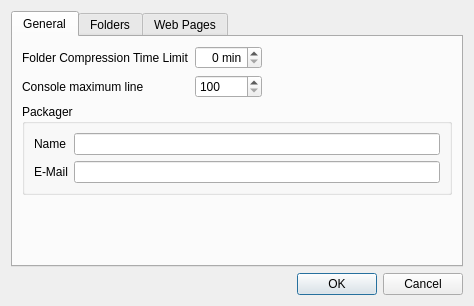
<?xml version="1.0" encoding="UTF-8"?>
<ui version="4.0">
 <class>ConfigurationDialog</class>
 <widget class="QDialog" name="ConfigurationDialog">
  <property name="geometry">
   <rect>
    <x>0</x>
    <y>0</y>
    <width>474</width>
    <height>306</height>
   </rect>
  </property>
  <property name="windowTitle">
   <string>Configuration</string>
  </property>
  <layout class="QVBoxLayout" name="verticalLayout">
   <item>
    <widget class="QTabWidget" name="tabWidget">
     <property name="currentIndex">
      <number>0</number>
     </property>
     <widget class="QWidget" name="tab_1">
      <attribute name="title">
       <string>General</string>
      </attribute>
      <layout class="QGridLayout" name="gridLayout">
       <item row="0" column="0">
        <widget class="QLabel" name="lbl_folder_comp_time_limit">
         <property name="text">
          <string>Folder Compression Time Limit</string>
         </property>
        </widget>
       </item>
       <item row="0" column="1">
        <widget class="QSpinBox" name="sb_folder_comp_time_limit">
         <property name="alignment">
          <set>Qt::AlignRight|Qt::AlignTrailing|Qt::AlignVCenter</set>
         </property>
         <property name="suffix">
          <string> min</string>
         </property>
        </widget>
       </item>
       <item row="3" column="0">
        <spacer name="verticalSpacer">
         <property name="orientation">
          <enum>Qt::Vertical</enum>
         </property>
         <property name="sizeHint" stdset="0">
          <size>
           <width>20</width>
           <height>40</height>
          </size>
         </property>
        </spacer>
       </item>
       <item row="0" column="2">
        <spacer name="horizontalSpacer">
         <property name="orientation">
          <enum>Qt::Horizontal</enum>
         </property>
         <property name="sizeHint" stdset="0">
          <size>
           <width>40</width>
           <height>20</height>
          </size>
         </property>
        </spacer>
       </item>
       <item row="2" column="0" colspan="3">
        <widget class="QGroupBox" name="gb_packager">
         <property name="title">
          <string>Packager</string>
         </property>
         <layout class="QGridLayout" name="gridLayout_4">
          <item row="0" column="0">
           <widget class="QLabel" name="lbl_packager_name">
            <property name="text">
             <string>Name</string>
            </property>
           </widget>
          </item>
          <item row="0" column="1">
           <widget class="QLineEdit" name="le_packager_name"/>
          </item>
          <item row="1" column="0">
           <widget class="QLabel" name="lbl_packager_email">
            <property name="text">
             <string>E-Mail</string>
            </property>
           </widget>
          </item>
          <item row="1" column="1">
           <widget class="QLineEdit" name="le_packager_email"/>
          </item>
         </layout>
        </widget>
       </item>
       <item row="1" column="0">
        <widget class="QLabel" name="lbl_console_max_line">
         <property name="text">
          <string>Console maximum line</string>
         </property>
        </widget>
       </item>
       <item row="1" column="1">
        <widget class="QSpinBox" name="sb_console_max_line">
         <property name="minimum">
          <number>100</number>
         </property>
         <property name="maximum">
          <number>999999999</number>
         </property>
        </widget>
       </item>
      </layout>
     </widget>
     <widget class="QWidget" name="tab_2">
      <attribute name="title">
       <string>Folders</string>
      </attribute>
      <layout class="QGridLayout" name="gridLayout_2">
       <item row="0" column="0">
        <widget class="QLabel" name="lbl_pisi_archive_dir">
         <property name="text">
          <string>PiSi packaging dir</string>
         </property>
        </widget>
       </item>
       <item row="0" column="1">
        <widget class="QLineEdit" name="le_pisi_packaging_dir"/>
       </item>
       <item row="1" column="0">
        <spacer name="verticalSpacer_2">
         <property name="orientation">
          <enum>Qt::Vertical</enum>
         </property>
         <property name="sizeHint" stdset="0">
          <size>
           <width>20</width>
           <height>40</height>
          </size>
         </property>
        </spacer>
       </item>
      </layout>
     </widget>
     <widget class="QWidget" name="tab_3">
      <attribute name="title">
       <string>Web Pages</string>
      </attribute>
      <layout class="QGridLayout" name="gridLayout_3">
       <item row="0" column="0">
        <widget class="QLabel" name="lbl_action_api_page">
         <property name="text">
          <string>Actions API Page</string>
         </property>
        </widget>
       </item>
       <item row="0" column="1">
        <widget class="QLineEdit" name="le_action_api_page"/>
       </item>
       <item row="1" column="0">
        <widget class="QLabel" name="lbl_pisi_spec">
         <property name="text">
          <string>PISI Spec File</string>
         </property>
        </widget>
       </item>
       <item row="1" column="1">
        <widget class="QLineEdit" name="le_pisi_spec"/>
       </item>
       <item row="2" column="0">
        <spacer name="verticalSpacer_3">
         <property name="orientation">
          <enum>Qt::Vertical</enum>
         </property>
         <property name="sizeHint" stdset="0">
          <size>
           <width>20</width>
           <height>40</height>
          </size>
         </property>
        </spacer>
       </item>
      </layout>
     </widget>
    </widget>
   </item>
   <item>
    <widget class="QDialogButtonBox" name="buttonBox">
     <property name="orientation">
      <enum>Qt::Horizontal</enum>
     </property>
     <property name="standardButtons">
      <set>QDialogButtonBox::Cancel|QDialogButtonBox::Ok</set>
     </property>
    </widget>
   </item>
  </layout>
 </widget>
 <resources/>
 <connections>
  <connection>
   <sender>buttonBox</sender>
   <signal>accepted()</signal>
   <receiver>ConfigurationDialog</receiver>
   <slot>accept()</slot>
   <hints>
    <hint type="sourcelabel">
     <x>248</x>
     <y>270</y>
    </hint>
    <hint type="destinationlabel">
     <x>157</x>
     <y>274</y>
    </hint>
   </hints>
  </connection>
  <connection>
   <sender>buttonBox</sender>
   <signal>rejected()</signal>
   <receiver>ConfigurationDialog</receiver>
   <slot>reject()</slot>
   <hints>
    <hint type="sourcelabel">
     <x>316</x>
     <y>270</y>
    </hint>
    <hint type="destinationlabel">
     <x>286</x>
     <y>274</y>
    </hint>
   </hints>
  </connection>
 </connections>
</ui>
